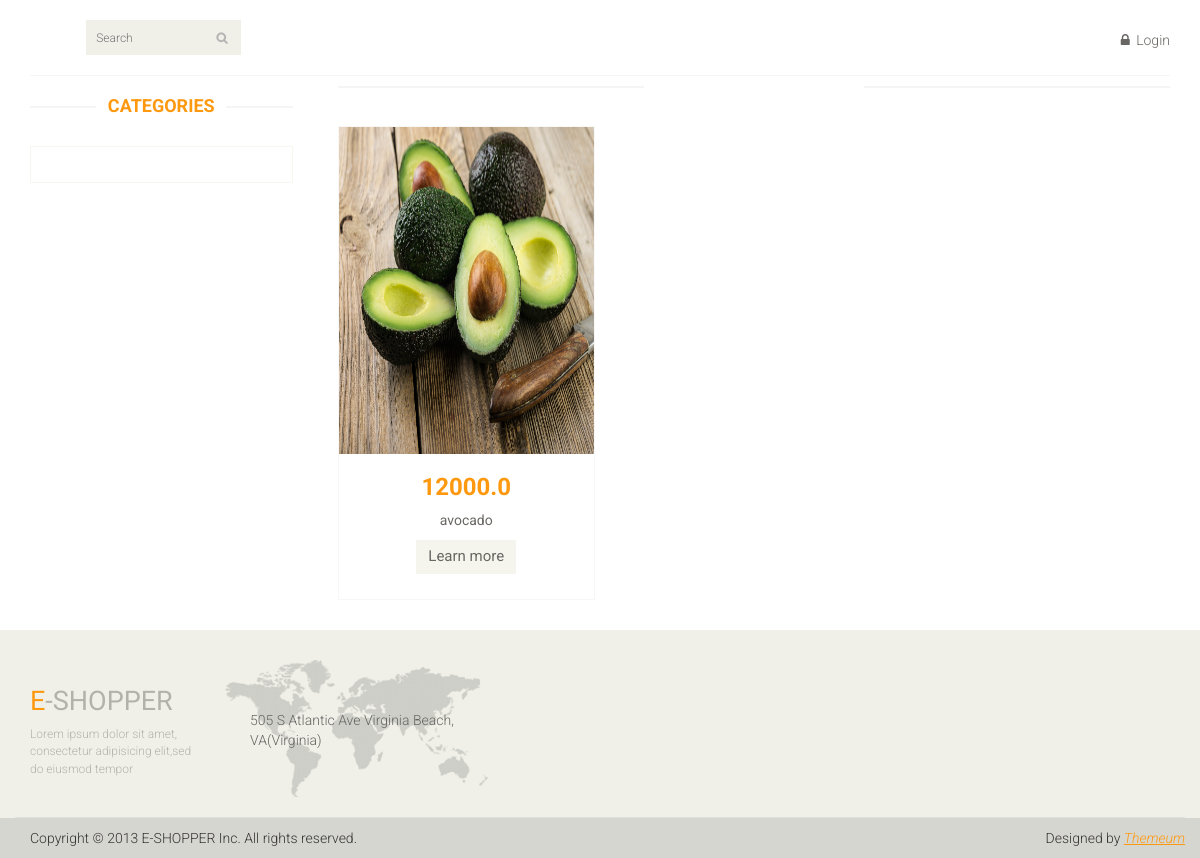
The page /category/3 on the database its author committed.
### main_page/models.py (models this page shows, shortened)
class Product(models.Model):
    product_category = models.ForeignKey(Category, on_delete=models.CASCADE)
    product_name = models.CharField(max_length=110)
    product_price = models.FloatField()
    product_des = models.TextField()
    product_count = models.IntegerField()
    added_date = models.DateTimeField(auto_now_add=True)
    product_image = models.ImageField(upload_to='media', null=True, blank=True)

### main_page/views.py (the view)
# urls.py: path('category/<int:pk>', views.get_exact_category),
def get_exact_category(request, pk):
    current_category = models.Category.objects.get(id=pk)# Получаем данную категорию
    category_products = models.Product.objects.filter(product_category=current_category)# Выводим продукты
    return render(request, 'exact_category.html', {'category_products': category_products})

### main_page/templates/exact_category.html (shortened to what this page needs)
{% extends 'index.html' %}
{% block content %}
<section>
		<div class="container">
			<div class="row">
                <div class="col-sm-3">
					<div class="left-sidebar"><br>
						<h2>Categories</h2>
						<div class="panel-group category-products" id="accordian">
						</div>
					</div>
				</div>
				<div class="col-sm-9 padding-right">
					<div class="features_items"><br>
                        {% for product in category_products %}
						<div class="col-sm-4">
							<div class="product-image-wrapper">
								<div class="single-products">
									<div class="productinfo text-center">
										<img src="/{{ product.product_image }}" alt="" />
										<h2>{{ product.product_price }}</h2>
										<p>{{ product.product_name }}</p>
										<a href="/product/{{ product.product_name }}" class="btn btn-default add-to-cart">Learn more</a>
									</div>
								</div>
							</div>
						</div>
                    {% endfor %}
                    </div>
				</div>
			</div>
		</div>
	</section>
{% endblock content %}

### main_page/static/css/main.css (style rules this page uses)
body { font-family: 'Roboto', sans-serif; background:; position: relative; font-weight:400px; }
a { -webkit-transition: 300ms; -moz-transition: 300ms; -o-transition: 300ms; transition: 300ms; }
h1, h2, h3, h4, h5, h6 { font-family: 'Roboto', sans-serif; }
.category-products { border: 1px solid #F7F7F0; margin-bottom: 35px; padding-bottom: 20px; padding-top: 15px; }
.left-sidebar h2, .brands_products h2 { color: #FE980F; font-family: 'Roboto', sans-serif; font-size: 18px; font-weight: 700; margin: 0 auto 30px; text-align: center; text-transform: uppercase; position: relative; z-index:3; }
.left-sidebar h2:after, h2.title:after { content: " "; position: absolute; border: 1px solid #f5f5f5; bottom:8px; left: 0; width: 100%; height: 0; z-index: -2; }
.left-sidebar h2:before { content: " "; position: absolute; background: #fff; bottom: -6px; width: 130px; height: 30px; z-index: -1; left: 50%; margin-left: -65px; }
.padding-right { padding-right: 0; }
.features_items { overflow:hidden; }
.product-image-wrapper { border:1px solid #F7F7F5; overflow: hidden; margin-bottom:30px; }
.single-products { position: relative; }
.productinfo h2 { color: #FE980F; font-family: 'Roboto', sans-serif; font-size: 24px; font-weight: 700; }
.productinfo p { font-family: 'Roboto', sans-serif; font-size: 14px; font-weight: 400; color: #696763; }
.productinfo img { width: 255.48px; height: 326.81px; }
.productinfo { position:relative; }
.add-to-cart { background:#F5F5ED; border: 0 none; border-radius: 0; color: #696763; font-family: 'Roboto', sans-serif; font-size: 15px; margin-bottom: 25px; }

### rows shown on the page
Product: product_image (picture), product_price "12000.0", product_name "avocado"
